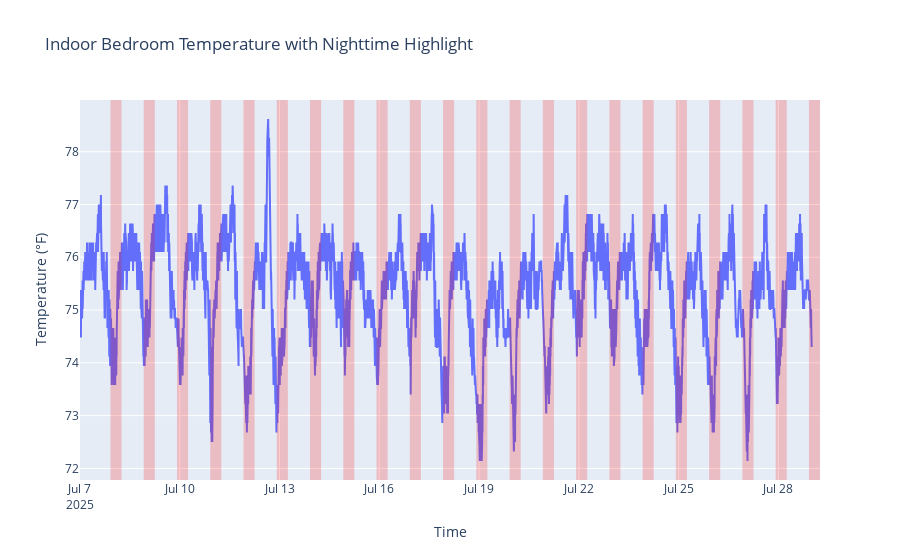

Notebook cell for this chart:
### Markdown cell above
##### Zooming into a day

Above is a snapshot of a day, there is some interesting insight to draw from my bedroom temp and the outdoor temperature, you can see that steadily throughout the day as we approach 90 deg F the Bedroom Temperature begins to rise with rapid amounts of AC cooling but no matter how many times it cycles we still cannot achieve the thermostat stepoint of 74. 

One note is that the living room where the thermostat currently lives is always at 74 with minimal fluctuaitons.

### Code cell
from plotly.subplots import make_subplots
import plotly.graph_objects as go

fig = go.Figure()

# Plot indoor temp
fig.add_trace(go.Scatter(x=df.index, y=df['indoor_temp'], name='Indoor Temp (°F)', mode='lines'))

# Highlight nighttime: loop over days
for day in pd.to_datetime(df.index.date).unique():
    night_start = pd.Timestamp(f"{day} 22:00:00")
    night_end = pd.Timestamp(f"{day + pd.Timedelta(days=1)} 06:00:00")
    fig.add_vrect(x0=night_start, x1=night_end, fillcolor='red', opacity=0.2, line_width=0)

fig.update_layout(
    title="Indoor Bedroom Temperature with Nighttime Highlight",
    xaxis_title="Time",
    yaxis_title="Temperature (°F)",
    hovermode='x unified'
)

fig.show()

### Figure 1 — Plotly figure (JSON) as saved in the notebook; plotly's stock layout.template omitted (floating-point values rounded to 4 significant figures; data arrays with more than 128 entries replaced by an {"elided": "..."} marker saying what was removed)
{"data": [{"mode": "lines", "name": "Indoor Temp (°F)", "type": "scatter", "x": {"elided": "6295 str values"}, "y": {"elided": "6295 float values"}}], "layout": {"hovermode": "x unified", "shapes": [{"fillcolor": "red", "line": {"width": 0}, "opacity": 0.2, "type": "rect", "x0": "2025-07-07T22:00:00", "x1": "2025-07-08T06:00:00", "xref": "x", "y0": 0, "y1": 1, "yref": "y domain"}, {"fillcolor": "red", "line": {"width": 0}, "opacity": 0.2, "type": "rect", "x0": "2025-07-08T22:00:00", "x1": "2025-07-09T06:00:00", "xref": "x", "y0": 0, "y1": 1, "yref": "y domain"}, {"fillcolor": "red", "line": {"width": 0}, "opacity": 0.2, "type": "rect", "x0": "2025-07-09T22:00:00", "x1": "2025-07-10T06:00:00", "xref": "x", "y0": 0, "y1": 1, "yref": "y domain"}, {"fillcolor": "red", "line": {"width": 0}, "opacity": 0.2, "type": "rect", "x0": "2025-07-10T22:00:00", "x1": "2025-07-11T06:00:00", "xref": "x", "y0": 0, "y1": 1, "yref": "y domain"}, {"fillcolor": "red", "line": {"width": 0}, "opacity": 0.2, "type": "rect", "x0": "2025-07-11T22:00:00", "x1": "2025-07-12T06:00:00", "xref": "x", "y0": 0, "y1": 1, "yref": "y domain"}, {"fillcolor": "red", "line": {"width": 0}, "opacity": 0.2, "type": "rect", "x0": "2025-07-12T22:00:00", "x1": "2025-07-13T06:00:00", "xref": "x", "y0": 0, "y1": 1, "yref": "y domain"}, {"fillcolor": "red", "line": {"width": 0}, "opacity": 0.2, "type": "rect", "x0": "2025-07-13T22:00:00", "x1": "2025-07-14T06:00:00", "xref": "x", "y0": 0, "y1": 1, "yref": "y domain"}, {"fillcolor": "red", "line": {"width": 0}, "opacity": 0.2, "type": "rect", "x0": "2025-07-14T22:00:00", "x1": "2025-07-15T06:00:00", "xref": "x", "y0": 0, "y1": 1, "yref": "y domain"}, {"fillcolor": "red", "line": {"width": 0}, "opacity": 0.2, "type": "rect", "x0": "2025-07-15T22:00:00", "x1": "2025-07-16T06:00:00", "xref": "x", "y0": 0, "y1": 1, "yref": "y domain"}, {"fillcolor": "red", "line": {"width": 0}, "opacity": 0.2, "type": "rect", "x0": "2025-07-16T22:00:00", "x1": "2025-07-17T06:00:00", "xref": "x", "y0": 0, "y1": 1, "yref": "y domain"}, {"fillcolor": "red", "line": {"width": 0}, "opacity": 0.2, "type": "rect", "x0": "2025-07-17T22:00:00", "x1": "2025-07-18T06:00:00", "xref": "x", "y0": 0, "y1": 1, "yref": "y domain"}, {"fillcolor": "red", "line": {"width": 0}, "opacity": 0.2, "type": "rect", "x0": "2025-07-18T22:00:00", "x1": "2025-07-19T06:00:00", "xref": "x", "y0": 0, "y1": 1, "yref": "y domain"}, {"fillcolor": "red", "line": {"width": 0}, "opacity": 0.2, "type": "rect", "x0": "2025-07-19T22:00:00", "x1": "2025-07-20T06:00:00", "xref": "x", "y0": 0, "y1": 1, "yref": "y domain"}, {"fillcolor": "red", "line": {"width": 0}, "opacity": 0.2, "type": "rect", "x0": "2025-07-20T22:00:00", "x1": "2025-07-21T06:00:00", "xref": "x", "y0": 0, "y1": 1, "yref": "y domain"}, {"fillcolor": "red", "line": {"width": 0}, "opacity": 0.2, "type": "rect", "x0": "2025-07-21T22:00:00", "x1": "2025-07-22T06:00:00", "xref": "x", "y0": 0, "y1": 1, "yref": "y domain"}, {"fillcolor": "red", "line": {"width": 0}, "opacity": 0.2, "type": "rect", "x0": "2025-07-22T22:00:00", "x1": "2025-07-23T06:00:00", "xref": "x", "y0": 0, "y1": 1, "yref": "y domain"}, {"fillcolor": "red", "line": {"width": 0}, "opacity": 0.2, "type": "rect", "x0": "2025-07-23T22:00:00", "x1": "2025-07-24T06:00:00", "xref": "x", "y0": 0, "y1": 1, "yref": "y domain"}, {"fillcolor": "red", "line": {"width": 0}, "opacity": 0.2, "type": "rect", "x0": "2025-07-24T22:00:00", "x1": "2025-07-25T06:00:00", "xref": "x", "y0": 0, "y1": 1, "yref": "y domain"}, {"fillcolor": "red", "line": {"width": 0}, "opacity": 0.2, "type": "rect", "x0": "2025-07-25T22:00:00", "x1": "2025-07-26T06:00:00", "xref": "x", "y0": 0, "y1": 1, "yref": "y domain"}, {"fillcolor": "red", "line": {"width": 0}, "opacity": 0.2, "type": "rect", "x0": "2025-07-26T22:00:00", "x1": "2025-07-27T06:00:00", "xref": "x", "y0": 0, "y1": 1, "yref": "y domain"}, {"fillcolor": "red", "line": {"width": 0}, "opacity": 0.2, "type": "rect", "x0": "2025-07-27T22:00:00", "x1": "2025-07-28T06:00:00", "xref": "x", "y0": 0, "y1": 1, "yref": "y domain"}, {"fillcolor": "red", "line": {"width": 0}, "opacity": 0.2, "type": "rect", "x0": "2025-07-28T22:00:00", "x1": "2025-07-29T06:00:00", "xref": "x", "y0": 0, "y1": 1, "yref": "y domain"}], "title": {"text": "Indoor Bedroom Temperature with Nighttime Highlight"}, "xaxis": {"title": {"text": "Time"}}, "yaxis": {"title": {"text": "Temperature (°F)"}}}}
